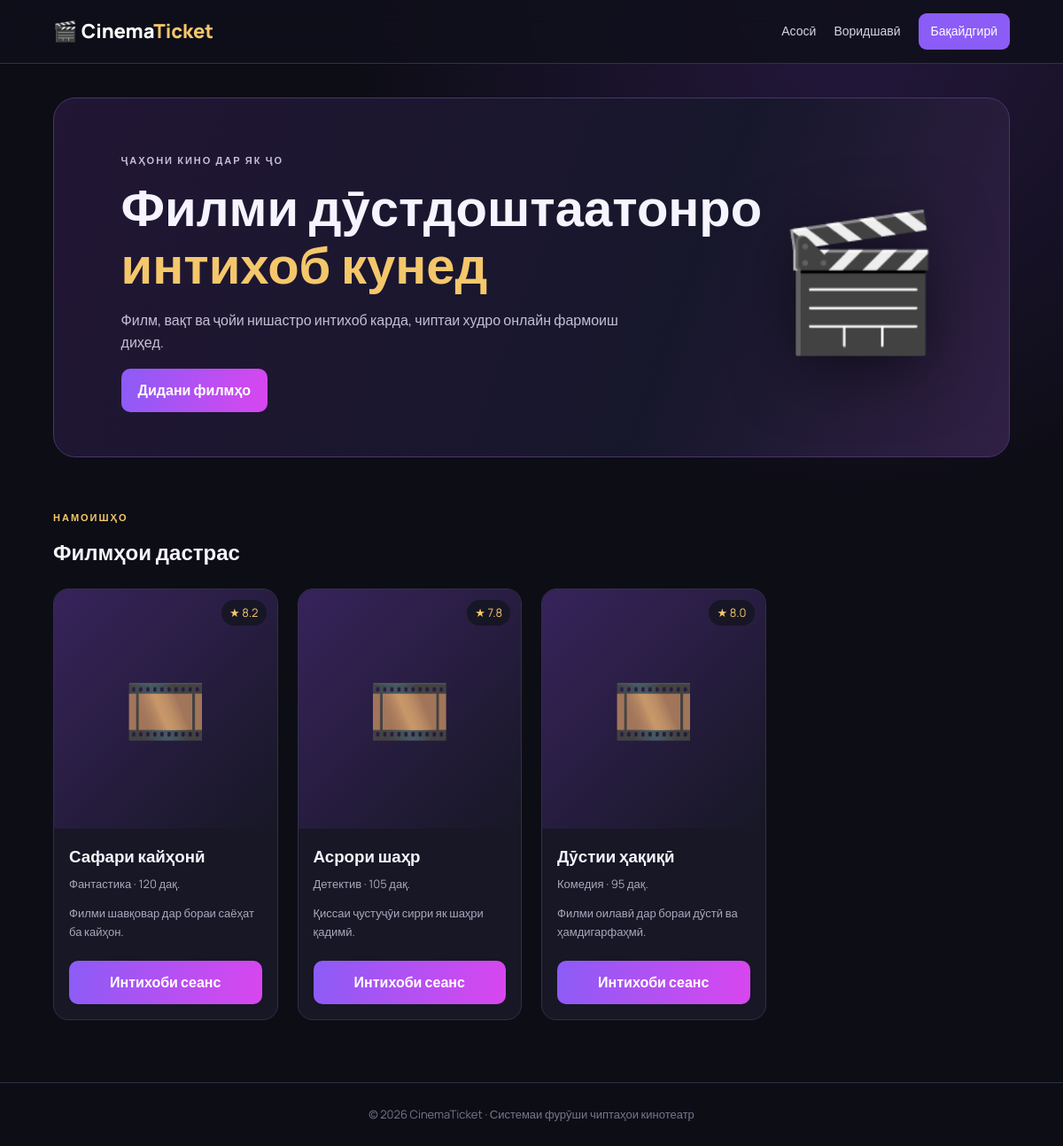
The page / on the database its author committed.
### tables this page shows
CREATE TABLE movies (
 id INT AUTO_INCREMENT PRIMARY KEY,
 title VARCHAR(180) NOT NULL,
 genre VARCHAR(100) NOT NULL,
 duration INT NOT NULL,
 rating VARCHAR(10) NULL,
 poster VARCHAR(500) NULL,
 description TEXT NULL,
 is_active TINYINT(1) NOT NULL DEFAULT 1,
 created_at TIMESTAMP DEFAULT CURRENT_TIMESTAMP
);

### includes/functions.php (called while the page is built, shortened)
<?php
function e($value): string {
    return htmlspecialchars((string)$value, ENT_QUOTES, 'UTF-8');
}

### index.php (the view, shortened to what this page needs)
<?php
require_once 'config/database.php';
require_once 'includes/functions.php';
$stmt = $pdo->query("SELECT m.*, MIN(s.starts_at) AS next_show FROM movies m LEFT JOIN showtimes s ON s.movie_id=m.id AND s.starts_at>=NOW() WHERE m.is_active=1 GROUP BY m.id ORDER BY m.created_at DESC");
$movies = $stmt->fetchAll();
require 'includes/header.php';
?>
<section class="hero">
  <div>
    <p class="eyebrow">ҶАҲОНИ КИНО ДАР ЯК ҶО</p>
    <h1>Филми дӯстдоштаатонро<br><span>интихоб кунед</span></h1>
    <p>Филм, вақт ва ҷойи нишастро интихоб карда, чиптаи худро онлайн фармоиш диҳед.</p>
    <a class="button" href="#movies">Дидани филмҳо</a>
  </div>
  <div class="hero-art">🎬</div>
</section>
<section id="movies">
  <div class="section-heading"><div><p class="eyebrow">НАМОИШҲО</p><h2>Филмҳои дастрас</h2></div></div>
  <div class="movie-grid">
  <?php foreach ($movies as $movie): ?>
    <article class="movie-card">
      <div class="poster">
        <?php if ($movie['poster']): ?><img src="<?= e($movie['poster']) ?>" alt="<?= e($movie['title']) ?>">
        <?php else: ?><div class="poster-placeholder">🎞️</div><?php endif; ?>
        <span class="rating">★ <?= e($movie['rating'] ?: '—') ?></span>
      </div>
      <div class="movie-info">
        <h3><?= e($movie['title']) ?></h3>
        <p><?= e($movie['genre']) ?> · <?= (int)$movie['duration'] ?> дақ.</p>
        <p class="muted"><?= e(mb_strimwidth($movie['description'] ?? '', 0, 95, '…')) ?></p>
        <a class="button full" href="movie.php?id=<?= (int)$movie['id'] ?>">Интихоби сеанс</a>
      </div>
    </article>
  <?php endforeach; ?>
  </div>
</section>
<?php require 'includes/footer.php'; ?>

### assets/css/style.css (style rules this page uses)
:root { --bg:#0d0d16;--panel:#171725;--panel2:#202033;--text:#f6f4ff;--muted:#aaa8bd;--purple:#8b5cf6;--pink:#d946ef;--gold:#f5c76b;--line:#303047 }
* { box-sizing:border-box }
html { scroll-behavior:smooth }
body { margin:0;background:radial-gradient(circle at 80% 0%,#25183e 0,transparent 35%),var(--bg);color:var(--text);font-family:Manrope,Arial,sans-serif;line-height:1.6 }
a { color:#c4a8ff;text-decoration:none }
.hero { display:flex;align-items:center;justify-content:space-between;min-height:390px;padding:50px 7%;border:1px solid #49346e;border-radius:25px;background:linear-gradient(110deg,#211634,#17172b 65%,#302044);overflow:hidden }
.hero h1 { font-size:clamp(34px,5vw,58px);line-height:1.12;margin:10px 0 18px }
.hero h1 span { color:var(--gold) }
.hero p { max-width:570px;color:#c4bfd4 }
.hero-art { font-size:150px;filter:drop-shadow(0 15px 35px #0008) }
.eyebrow { font-size:11px;letter-spacing:2px;color:var(--gold);font-weight:800 }
.button { display:inline-block;border:0;border-radius:10px;padding:12px 19px;background:linear-gradient(100deg,var(--purple),var(--pink));color:white;font-weight:800;font-family:inherit;cursor:pointer;text-align:center }
.full { width:100% }
.section-heading { display:flex;justify-content:space-between;align-items:center;gap:20px;margin:48px 0 22px }
.section-heading h1,.section-heading h2 { margin:0 }
.movie-grid { display:grid;grid-template-columns:repeat(auto-fill,minmax(235px,1fr));gap:22px }
.movie-card { background:var(--panel);border:1px solid var(--line);border-radius:17px;overflow:hidden;transition:.2s }
.poster { height:270px;position:relative;background:linear-gradient(135deg,#37235b,#171725);display:grid;place-items:center }
.poster-placeholder { font-size:75px }
.rating { position:absolute;top:12px;right:12px;background:#151522df;padding:4px 9px;border-radius:20px;color:var(--gold);font-size:13px }
.movie-info { padding:17px }
.movie-info h3 { margin:0 0 5px }
.movie-info p { margin:4px 0 12px;color:var(--muted);font-size:13px }
.muted { color:var(--muted) }
.movie-info .button { margin-top:10px }

### rows shown on the page
movies: rating "8.2", title "Сафари кайҳонӣ", genre "Фантастика", duration "120", description "Филми шавқовар дар бораи саёҳат ба кайҳон."
movies: rating "7.8", title "Асрори шаҳр", genre "Детектив", duration "105", description "Қиссаи ҷустуҷӯи сирри як шаҳри қадимӣ."
movies: rating "8.0", title "Дӯстии ҳақиқӣ", genre "Комедия", duration "95", description "Филми оилавӣ дар бораи дӯстӣ ва ҳамдигарфаҳмӣ."
